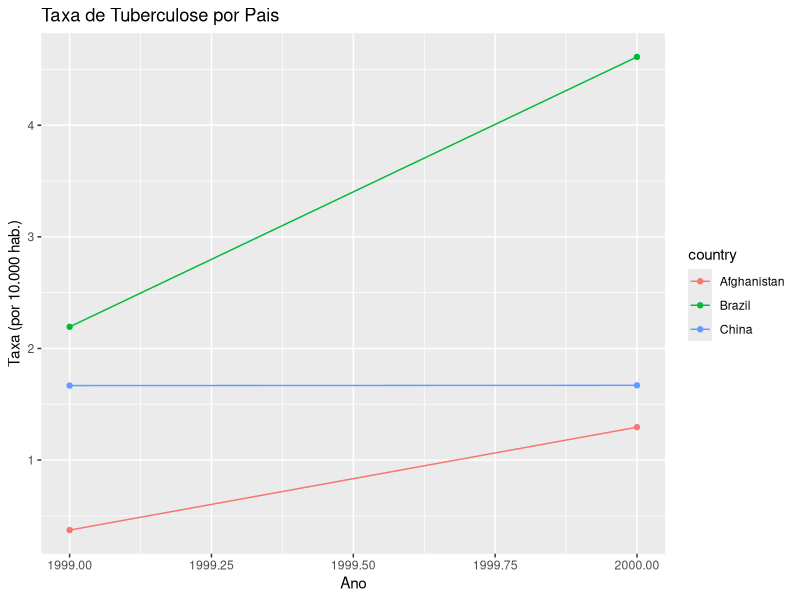
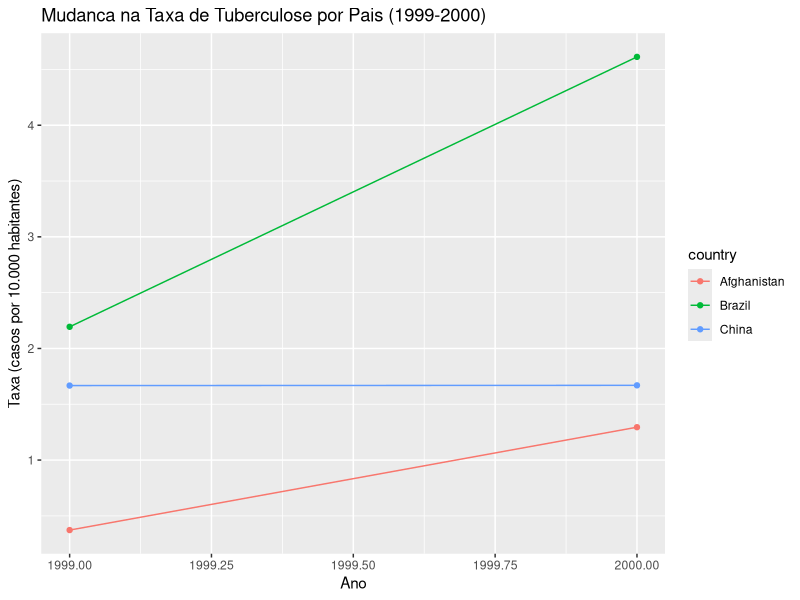

Here is the R script that generated these plots, in order:
## ---- chunk 1
library('tidyverse')
## ---- chunk 2
tidyr::table1
tidyr::table2
tidyr::table3
tidyr::table4a
tidyr::table4b
## ---- chunk 3
library(dplyr)

taxas <- tidyr::table1 %>%
  mutate(taxa = (cases / population) * 10000)

taxas
## ---- chunk 4
casos_por_ano <- tidyr::table1 %>%
  group_by(year) %>%
  summarise(total_casos = sum(cases))

casos_por_ano
## ---- chunk 5
casos_por_pais <- tidyr::table1 %>%
  group_by(country) %>%
  summarise(total_pais = sum(cases))

casos_por_pais
## ---- chunk 6
library(tidyr)
mudanca_casos <- table1 %>%
  select(country, year, cases) %>%
  pivot_wider(names_from = year, values_from = cases, names_prefix = "casos_") %>%
  mutate(diferenca = casos_2000 - casos_1999)

mudanca_casos
## ---- chunk 7
library(ggplot2)

ggplot(taxas, aes(x = year, y = taxa, color = country)) +
  geom_line() +
  geom_point() +
  labs(title = 'Taxa de Tuberculose por Pais',
       x = 'Ano', y = 'Taxa (por 10.000 hab.)')
## ---- chunk 8
# Realizando o procedimento na table2

# Extrair o número de casos de tuberculose por país, por ano
casos_table2 <- table2 %>%
  filter(type == 'cases') %>%
  rename(cases = count)


# Extrair o tamanho da população correspondente, por ano
populacao_table2 <- table2 %>%
  filter(type == 'population') %>%
  rename(population = count)
populacao_table2

# Dividir o número de casos pelo tamanho da população e multiplicar o resultado por 10.000
taxa_table2 <- table2 %>%
  pivot_wider(names_from = type, values_from = count) %>%
  mutate(taxa = (cases / population) * 10000)

#Armazenar o resultado numa variável apropriada
taxa_table2

## ---- chunk 9
# Realizando o procedimento na table4a+table4b
# Extrair o número de casos de tuberculose por país, por ano
casos_table4 <- table4a %>%
  pivot_longer(cols = -country, names_to = "year", values_to = "cases") 

# Extrair o tamanho da população correspondente, por ano
populacao_table4 <- table4b %>%
  pivot_longer(cols = -country, names_to = "year", values_to = "population")

# Dividir o número de casos pelo tamanho da população e multiplicar o resultado por 10.000
# Armazenar o resultado numa variável apropriada
taxa_table4 <- casos_table4 %>%
  left_join(populacao_table4, by = c("country", "year")) %>%
  mutate(taxa = (cases / population) * 10000)

taxa_table4

## ---- chunk 10
library(ggplot2)

taxa_table2 %>%
  ggplot(aes(x = year, y = taxa, color = country)) +
  geom_line() +
  geom_point() +
  labs(
    title = "Mudanca na Taxa de Tuberculose por Pais (1999-2000)",
    x = "Ano",
    y = "Taxa (casos por 10.000 habitantes)")
## ---- chunk 11
tidy4a <- table4a %>%
  pivot_longer(cols = -country, names_to = "year", values_to = "cases")

tidy4a
## ---- chunk 12
tidy4b <- table4b %>%
  pivot_longer(cols = -country, names_to = "year", values_to = "population")

tidy4b
## ---- chunk 13
table4 <- tidy4a %>%
  left_join(tidy4b, by = c("country", "year"))

table4
## ---- chunk 14
tidy2 <- table2 %>%
  pivot_wider(names_from = type, values_from = count)

tidy2
## ---- chunk 15
tidy3 <- table3 %>%
  separate(rate, 
           into = c('cases', 'population'),
           sep = '/',
           convert = TRUE)

tidy3
